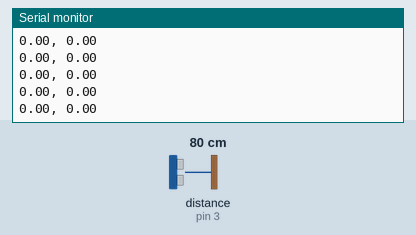
The sketch below on a simulated Arduino Uno, built with avr-gcc and run on an emulated ATmega328P. Shown: the last lines printed to the serial monitor. Wiring (inferred from the names in the program): ultrasonic range finder: trigger pin 2; echo pin 3. The inputs (shaded band) are chosen by the test bench; at power-on: distance to the obstacle (sensor on pin 3) 80 cm. The echo pulse lasts 58.3 µs per cm.

Above: at 1.2 s.
1.3 s: distance to the obstacle (sensor on pin 3) set to 2 cm
At 1.41 s:
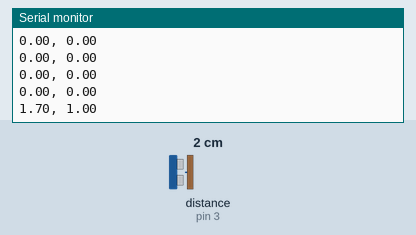
2.8 s: distance to the obstacle (sensor on pin 3) set to 4 cm
At 2.84 s:
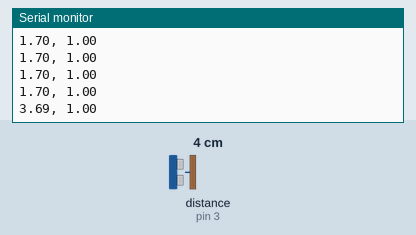
Timing chart, 0 to 5.8 s (numbered marks = the images above; inputs shaded):
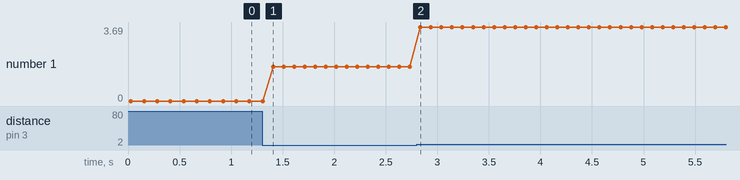

Measured:
- after the input at 1.3 s, the serial monitor: prints a new line after 0.11 s (image 1)
- after the input at 2.8 s, the serial monitor: prints a new line at once (image 2)
- plotted number 1: 0 → 1.7 after the input at 1.3 s, 1.7 → 3.69 after the input at 2.8 s

The sketch:

HC-SR04.ino
```cpp
// HC-SR04.ino
// Sketch to take a distance reading from the HC-SR04 device
// Source: https://pimylifeup.com/arduino-distance-sensor-hc-sr04/
// Author: D. Dubins, 22-Feb-23
//
// Wiring:
// HC-SR04 - Uno:
// --------------
// GND - GND
// Echo - Pin 3
// Trig - Pin 2
// Vcc - +5V

#define TRIG 2 // pin 2 is trigger
#define ECHO 3 // pin 3 is echo

void setup() {
  Serial.begin(9600); // start the serial monitor
  pinMode(TRIG,OUTPUT); // set TRIG to output mode
  pinMode(ECHO,INPUT);  // set ECHO to input mode
  digitalWrite(TRIG,LOW); // set TRIG low
}

void loop() {
  float reading_cm = getDist_cm(TRIG,ECHO);
  float reading_in = getDist_in(TRIG,ECHO);
  Serial.print(reading_cm);
  Serial.print(", ");
  Serial.println(reading_in);
  delay(100);
}

float getDist_cm(byte tPin, byte ePin){
  digitalWrite(tPin, HIGH); // set trigger pin high
  delayMicroseconds(10);    // wait 10 microseconds
  digitalWrite(tPin, LOW);  // set trigger pin low
  unsigned long dur = pulseIn(ePin, HIGH, 3000); // get duration, timeout = 3000 usec
  float dist = dur*0.01715; // calculate distance in cm
  return dist;
}

// Function for distance in inches:
float getDist_in(byte tPin, byte ePin){
  digitalWrite(tPin, HIGH); // set trigger pin high
  delayMicroseconds(10);    // wait 10 microseconds
  digitalWrite(tPin, LOW);  // set trigger pin low
  unsigned long dur = pulseIn(ePin, HIGH, 24000); // get duration, timeout = 24000 usec
  float dist = round(dur*0.006752); // calculate distance in inches
  return dist;
}
```
